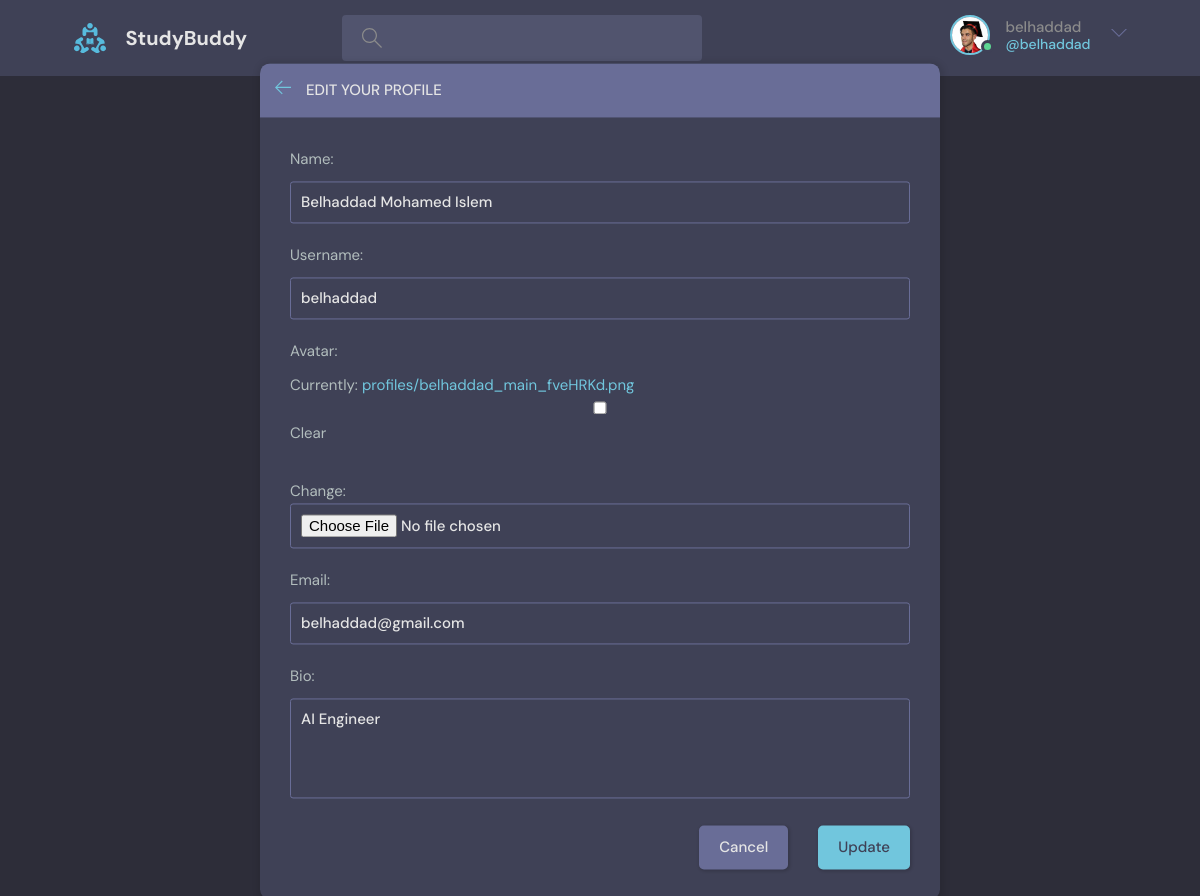
Page /update-user/ (signed in) on the committed database.
### users/models.py (models this page shows)
class User(AbstractUser):
    name = models.CharField(max_length=200, null=True)
    email = models.EmailField(unique=True, null=True)
    bio = models.TextField(null=True)
    avatar = models.ImageField(upload_to='profiles/', default='profiles/avatar.svg', null=True, blank=True)
    USERNAME_FIELD = 'email'
    REQUIRED_FIELDS = []

### base/views.py (the view)
# urls.py: path('update-user/', views.update_user, name="update-user"),
@login_required(login_url='login')
def update_user(request):
    user = request.user
    form = UserForm(instance=user)
    if request.method == 'POST':
        form = UserForm(request.POST, request.FILES, instance=user)
        if form.is_valid():
            form.save()
            return redirect('profile', pk=user.id)
    context = {'form': form}
    return render(request, 'base/update-user.html', context)

### base/forms.py
class UserForm(ModelForm):
    class Meta:
        model = User
        fields = ['name', 'username', 'avatar', 'email', 'bio']

### base/templates/base/update-user.html (shortened to what this page needs)
{% extends 'main.html' %}
{% block content %}
    <main class="update-account layout">
        <div class="container">
            <div class="layout__box">
                <div class="layout__boxHeader">
                    <div class="layout__boxTitle">
                        <a href="{% url 'profile' request.user.id %}">
                            <svg version="1.1" xmlns="http://www.w3.org/2000/svg" width="32" height="32"
                                viewBox="0 0 32 32">
                                <title>arrow-left</title>
                                <path
                                    d="M13.723 2.286l-13.723 13.714 13.719 13.714 1.616-1.611-10.96-10.96h27.625v-2.286h-27.625l10.965-10.965-1.616-1.607z">
                                </path>
                            </svg>
                        </a>
                        <h3>Edit your profile</h3>
                    </div>
                </div>
                <div class="layout__body">
                    <form class="form" action="#" method="post" enctype="multipart/form-data">
                      {% for field in form %}
                        <div class="form__group">
                            {{field.label_tag}}
                            {{field}}
                        </div>
                      {% endfor %}
                        <div class="form__action">
                            <a class="btn btn--dark" href="{{request.META.HTTP_REFERER}}">Cancel</a>
                            <button class="btn btn--main" type="submit">Update</button>
                        </div>
                    </form>
                </div>
            </div>
        </div>
    </main>
{% endblock content %}

### templates/navbar.html (shortened to what this page needs)
{% load static %}
  <header class="header header--loggedIn">
    <div class="container">
      <a href="{% url 'home' %}" class="header__logo">
        <img src="{% static 'assets/logo.svg' %}" />
        <h1>StudyBuddy</h1>
      </a>
      <form class="header__search" action="{% url 'home' %}" method="get" >
        <label>
          <input name="search_query" placeholder="Search for rooms..." value="{{search_query}} "/>
        </label>
      </form>
      <nav class="header__menu">
        <div class="header__user">
          {% if user.is_authenticated %}
          <a href="{% url 'profile' user.id %}">
            <div class="avatar avatar--medium active">
              <img src="{{request.user.avatar.url}}" />
            </div>
            <p>{{user.username}} <span>@{{user.username}}</span></p>
          </a>
          <button class="dropdown-button">
            <svg version="1.1" xmlns="http://www.w3.org/2000/svg" width="32" height="32" viewBox="0 0 32 32">
              <title>chevron-down</title>
              <path d="M16 21l-13-13h-3l16 16 16-16h-3l-13 13z"></path>
            </svg>
          </button>
          {% endif %}
        </div>
      </nav>
    </div>
  </header>

### rows in the picture
User: user.avatar (picture), username "belhaddad", form "Belhaddad Mohamed Islem" "belhaddad" "belhaddad@gmail.com" "AI Engineer"

### other values in the picture
{{ field.label_tag }} "Name:" "Username:" "Avatar:" "Email:" "Bio:"
